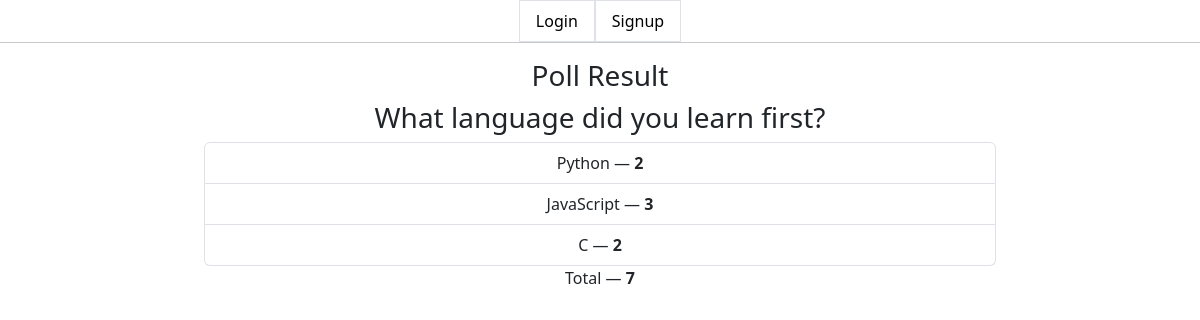
Screenshot of /results/2/ with the database file from the repository.
### poll/models.py (models this page shows)
class Poll(models.Model):
    question = models.TextField()
    option_one = models.CharField(max_length=30)
    option_two = models.CharField(max_length=30)
    option_three = models.CharField(max_length=30)
    option_one_count = models.IntegerField(default=0)
    option_two_count = models.IntegerField(default=0)
    option_three_count = models.IntegerField(default=0)
    def total(self):
        return self.option_one_count + self.option_two_count + self.option_three_count

### poll/views.py (the view)
# urls.py: path('results/<poll_id>/', poll_views.results, name='results'),
def results(request, poll_id):
    poll = Poll.objects.get(pk=poll_id)
    context = {
        'poll' : poll
    }
    return render(request, 'poll/results.html', context)

### poll/templates/poll/results.html (shortened to what this page needs)
<head>
</head>
{% extends "poll/base.html" %}
{% block main %}
<div class="row justify-content-center ">
    <div class="col-lg-8 col-lg-offset-2">
        <div class="panel panel-default">
            <div class="panel-heading">
                <h3 class="panel-title">Poll Result</h3>
            </div>
            <div class="panel-body">
                <h3>{{ poll.question }}</h3>
            </div>
            <ul class="list-group">
                <li class="list-group-item">{{ poll.option_one }} &mdash; <strong>{{ poll.option_one_count }}</strong></li>
                <li class="list-group-item">{{ poll.option_two }} &mdash; <strong>{{ poll.option_two_count }}</strong></li>
                <li class="list-group-item">{{ poll.option_three }} &mdash; <strong>{{ poll.option_three_count }}</strong></li>
            </ul>
            <div class="panel-footer">
                Total &mdash; <strong>{{ poll.total }}</strong>
            </div>
        </div>
    </div>
</div>
{% endblock %}

### poll/templates/poll/base.html (shortened to what this page needs)
<html>
<head>
    <link href="https://cdn.jsdelivr.net/npm/bootstrap@5.3.0-alpha2/dist/css/bootstrap.min.css" rel="stylesheet"
>
</head>
<body>
    <center>
        <header>
            {% if user.is_authenticated %}
            <nav class="navbar navbar-expand-lg bg-body-tertiary">
                <div class="container-fluid">
                    <a class="navbar-brand" href="{% url 'home' %}">Poll App</a>
                    <button class="navbar-toggler" type="button" data-bs-toggle="collapse"
                        data-bs-target="#navbarSupportedContent" aria-controls="navbarSupportedContent"
                        aria-expanded="false" aria-label="Toggle navigation">
                        <span class="navbar-toggler-icon"></span>
                    </button>
                    <div class="collapse navbar-collapse justify-content-end" id="navbarSupportedContent">
                        <ul class="navbar-nav mb-2 mb-lg-0">
                            <li class="nav-item">
                                <a class="nav-link active" aria-current="page" href="{% url 'home' %}">Home</a>
                            </li>
                            <li class="nav-item"><a class="nav-link" href="{% url 'create' %}">Create</a></li>
                            <li class="nav-item"><a class="nav-link" href="{% url 'ucp' %}">Change Password</a></li>
                            <li class="nav-item"><a class="nav-link" href="{% url 'ulogout' %}">Logout</a></li>
                        </ul>
                    </div>
                </div>
            </nav>
            {% else %}
            <ul class="nav justify-content-center">
                <li class="nav-item border">
                    <a style="color: black;" class="nav-link" aria-current="page" href="{% url 'uhome' %}">Login</a>
                </li>
                <li class="nav-item border">
                    <a style="color: black;" class="nav-link" href="{% url 'usignup' %}">Signup</a>
                </li>
            </ul>
            <hr class="mt-0">
            {% endif %}
        </header>
        {% block main %}{% endblock %}
</body>
</html>

### poll/templates/poll/results.html (style rules this page uses)
body { background-color: Aquamarine; }

### rows the page displays
Poll: question "What language did you learn first?", option_one "Python", option_one_count "2", option_two "JavaScript", option_two_count "3", option_three "C", option_three_count "2", total "7"
